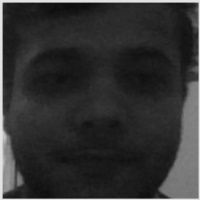
#> input picture Dataset/09ab883a-b916-4bb0-a5b9-4165759c63e3.jpg, 200 x 200 px, given in place of the camera
$ python sampling.py
#> lines starting #> are read from the running program, lines starting #| are printed output that depends on the picture
### lib/FaceDetectionModel.py
import cv2
import numpy as np
from numpy import ndarray

from lib.FaceIdentificationModel import FaceIdentificationModel


class FaceDetectionModel:
    def __init__(self) -> None:
        """
        Constructor: Initialization Script
        """
        self.__face_classifier = None
        self._face_count = 0
        self.__set_face_classifier()

    def detect(self, frame: ndarray) -> tuple[ndarray, ndarray]:
        """
        Detect faces in a frame and return them
        :param frame: Image
        :return: Annotates frame, face positions
        """
        image = FaceIdentificationModel.image_to_grayscale(frame)
        faces = self.__face_classifier.detectMultiScale(image, 1.3, 5)
        self._face_count = len(faces)
        return FaceDetectionModel.__annotate_faces(frame, faces)

    def __set_face_classifier(self) -> None:
        """
        To set Face Classifier
        """
        self.__face_classifier = cv2.CascadeClassifier(cv2.data.haarcascades + "haarcascade_frontalface_default.xml")

    @staticmethod
    def __annotate_faces(frame: ndarray, faces: tuple[ndarray, ...]) -> tuple[ndarray, ndarray]:
        """
        Annotate faces on the frame
        :param frame: Image
        :param faces: Face Positions
        :return: Annotated frame, Face positions
        """
        roi = np.ndarray((0, 0, 0))
        for i, (x, y, w, h) in enumerate(faces):
            cv2.rectangle(frame, (x, y), (x + w, y + h), (0, 255, 255), 2)
            roi = frame[y:y + h, x:x + w]
            roi = cv2.resize(roi, (200, 200))
        return frame, roi

### main.py
import cv2
from datetime import datetime
from numpy import ndarray

from lib.FaceDetectionModel import FaceDetectionModel
from lib.FaceIdentificationModel import FaceIdentificationModel
from lib.SpeechHandler import SpeechHandler
from lib.TwilioHandler import TwilioHandler


MOBILE_NO = "+919605275844"
DATA_PATH = "Dataset/"
LABELS_PATH = "Dataset/labels.json"
MODEL_PATH = "model/trained_model.cv2"
PASSCODE = "lock"
VERIFIED_FLAG = False


# [7 lines left out: function main, not called in this run]


class Main:
    # [89 lines left out: functions __init__, main, __handle_identified_face, __handle_speech_recognition, __handle_otp_verification, __handle_verified_user, not called in this run]

    @staticmethod
    def frame_annotate(img: ndarray, text: str, color: tuple[int, int, int], position: tuple[int, int] = (250, 450)) \
            -> None:
        """
        Annotating a given video frame with text
        :param position: Position of annotation
        :param img: Frame image to be annotated
        :param text: Annotated text
        :param color: Color of annotated textx
        """
        cv2.putText(img, text, position, cv2.FONT_HERSHEY_COMPLEX, 1, color, 2)
        Main.__update_output_frame(img)

    @staticmethod
    def __update_output_frame(img: ndarray) -> None:
        """
        Updating the visible camera feed
        :param img: Updated frame image
        """
        cv2.imshow("Detector", img)
        cv2.waitKey(1)

    @staticmethod
    def __get_time():
        return datetime.now().strftime('%I:%M %p')

    # [6 lines left out: function __del__, not called in this run]


# [2 lines that do not run on import are left out]

### lib/FaceIdentificationModel.py
import json
import os
from os import listdir
from os.path import isfile, join
from typing import Optional, Tuple, Any

import cv2
import numpy as np
from numpy import ndarray

# TODO: Loading a cv2 based saved model ... currently pass @Line27
# TODO: Save model via Pickle/Joblib


class FaceIdentificationModel:
    # [129 lines left out: functions __init__, identify, __import_trained_model, __export_trained_model, __generate_model, __get_files and 4 more, not called in this run]

    @staticmethod
    def image_to_grayscale(image: ndarray) -> ndarray:
        """
        Convert an image into grayscale
        :param image: Image to be converted
        :return: Grayscale Image
        """
        return cv2.cvtColor(image, cv2.COLOR_BGR2GRAY)

### sampling.py
import json
import os.path

import cv2
import uuid

from lib.FaceDetectionModel import FaceDetectionModel
from main import Main

NAME = "NoName"
SAMPLES = 150
DATA_PATH = "Dataset/"
LABELS_PATH = "Dataset/labels.json"


def main():
    global NAME, SAMPLES
    NAME = input("Name: ")
#> the answer given: Dataset/09ab883a-b916-4bb0-a5b9-4165759c63e3.jpg
    face_detector = Sampler()
    while SAMPLES:
        if face_detector.main():
            SAMPLES -= 1
#> this loop made 31 passes
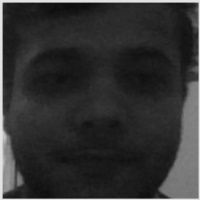
#> input picture Dataset/09ab883a-b916-4bb0-a5b9-4165759c63e3.jpg, 200 x 200 px, given in place of the camera
#> pass 1, in __update_output_frame (call 2), `cv2.imshow("Detector", img)`:
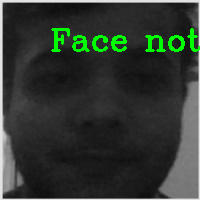
#> window 'Detector': shape (200, 200, 3); mean B, G, R 48.9, 56.2, 48.9


class Sampler(FaceDetectionModel):
    def __init__(self):
        super().__init__()
        self.__count = SAMPLES
        self.__cap = cv2.VideoCapture(0)
        self.__labels = dict()

    def write_json(self):
        if os.path.exists(LABELS_PATH):
            with open(LABELS_PATH, 'r') as file:
#> (reads Dataset/labels.json from the repository)
                file_data = json.load(file)
#> file_data = 450 items
            self.__labels.update(file_data)
        with open(LABELS_PATH, "w") as file:
            json.dump(self.__labels, file, indent=4)

    def main(self):
        ret, frame = self.__cap.read()
        if not ret:
            return

        image, face = self.detect(frame)
        Main.frame_annotate(image, text=str(self.__count - SAMPLES), color=(200, 200, 200), position=(250, 450))

        if not self._face_count:
            return Main.frame_annotate(image, text="Face not Found", color=(0, 255, 0), position=(50, 50))
        elif self._face_count > 1:
            return Main.frame_annotate(image, text="Too many faces!", color=(255, 0, 0), position=(50, 50))

        face = cv2.cvtColor(face, cv2.COLOR_BGR2GRAY)
        uid = str(uuid.uuid4())
        file_name = DATA_PATH + uid + ".jpg"
        cv2.imwrite(file_name, face)
        self.__labels[uid] = NAME
        return 1

    def __del__(self):
        self.write_json()
        self.__cap.release()
        cv2.destroyAllWindows()


if __name__ == "__main__":
    main()
